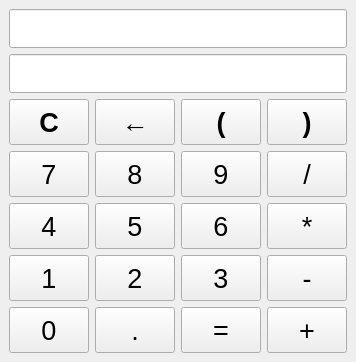
<?xml version="1.0" encoding="UTF-8"?>
<ui version="4.0">
 <class>MainWindow</class>
 <widget class="QMainWindow" name="MainWindow">
  <property name="geometry">
   <rect>
    <x>0</x>
    <y>0</y>
    <width>356</width>
    <height>362</height>
   </rect>
  </property>
  <property name="windowTitle">
   <string>MainWindow</string>
  </property>
  <widget class="QWidget" name="centralwidget">
   <layout class="QGridLayout" name="gridLayout">
    <item row="3" column="3">
     <widget class="QPushButton" name="pushButton_division">
      <property name="sizePolicy">
       <sizepolicy hsizetype="Preferred" vsizetype="Preferred">
        <horstretch>0</horstretch>
        <verstretch>0</verstretch>
       </sizepolicy>
      </property>
      <property name="font">
       <font>
        <pointsize>20</pointsize>
       </font>
      </property>
      <property name="text">
       <string>/</string>
      </property>
     </widget>
    </item>
    <item row="4" column="0">
     <widget class="QPushButton" name="pushButton04">
      <property name="sizePolicy">
       <sizepolicy hsizetype="Preferred" vsizetype="Preferred">
        <horstretch>0</horstretch>
        <verstretch>0</verstretch>
       </sizepolicy>
      </property>
      <property name="font">
       <font>
        <pointsize>20</pointsize>
       </font>
      </property>
      <property name="text">
       <string>4</string>
      </property>
     </widget>
    </item>
    <item row="6" column="0">
     <widget class="QPushButton" name="pushButton00">
      <property name="sizePolicy">
       <sizepolicy hsizetype="Preferred" vsizetype="Preferred">
        <horstretch>0</horstretch>
        <verstretch>0</verstretch>
       </sizepolicy>
      </property>
      <property name="font">
       <font>
        <pointsize>20</pointsize>
       </font>
      </property>
      <property name="text">
       <string>0</string>
      </property>
     </widget>
    </item>
    <item row="4" column="1">
     <widget class="QPushButton" name="pushButton05">
      <property name="sizePolicy">
       <sizepolicy hsizetype="Preferred" vsizetype="Preferred">
        <horstretch>0</horstretch>
        <verstretch>0</verstretch>
       </sizepolicy>
      </property>
      <property name="font">
       <font>
        <pointsize>20</pointsize>
       </font>
      </property>
      <property name="text">
       <string>5</string>
      </property>
     </widget>
    </item>
    <item row="4" column="2">
     <widget class="QPushButton" name="pushButton06">
      <property name="sizePolicy">
       <sizepolicy hsizetype="Preferred" vsizetype="Preferred">
        <horstretch>0</horstretch>
        <verstretch>0</verstretch>
       </sizepolicy>
      </property>
      <property name="font">
       <font>
        <pointsize>20</pointsize>
       </font>
      </property>
      <property name="text">
       <string>6</string>
      </property>
     </widget>
    </item>
    <item row="5" column="0">
     <widget class="QPushButton" name="pushButton01">
      <property name="sizePolicy">
       <sizepolicy hsizetype="Preferred" vsizetype="Preferred">
        <horstretch>0</horstretch>
        <verstretch>0</verstretch>
       </sizepolicy>
      </property>
      <property name="font">
       <font>
        <pointsize>20</pointsize>
       </font>
      </property>
      <property name="text">
       <string>1</string>
      </property>
     </widget>
    </item>
    <item row="2" column="3">
     <widget class="QPushButton" name="pushButton_right">
      <property name="sizePolicy">
       <sizepolicy hsizetype="Preferred" vsizetype="Preferred">
        <horstretch>0</horstretch>
        <verstretch>0</verstretch>
       </sizepolicy>
      </property>
      <property name="font">
       <font>
        <pointsize>20</pointsize>
        <bold>true</bold>
       </font>
      </property>
      <property name="text">
       <string>)</string>
      </property>
      <property name="iconSize">
       <size>
        <width>16</width>
        <height>16</height>
       </size>
      </property>
     </widget>
    </item>
    <item row="6" column="1">
     <widget class="QPushButton" name="pushButton_point">
      <property name="sizePolicy">
       <sizepolicy hsizetype="Preferred" vsizetype="Preferred">
        <horstretch>0</horstretch>
        <verstretch>0</verstretch>
       </sizepolicy>
      </property>
      <property name="font">
       <font>
        <pointsize>20</pointsize>
       </font>
      </property>
      <property name="text">
       <string>.</string>
      </property>
     </widget>
    </item>
    <item row="2" column="2">
     <widget class="QPushButton" name="pushButton_left">
      <property name="sizePolicy">
       <sizepolicy hsizetype="Preferred" vsizetype="Preferred">
        <horstretch>0</horstretch>
        <verstretch>0</verstretch>
       </sizepolicy>
      </property>
      <property name="font">
       <font>
        <pointsize>20</pointsize>
        <bold>true</bold>
       </font>
      </property>
      <property name="text">
       <string>(</string>
      </property>
      <property name="iconSize">
       <size>
        <width>16</width>
        <height>16</height>
       </size>
      </property>
     </widget>
    </item>
    <item row="4" column="3">
     <widget class="QPushButton" name="pushButton_multiple">
      <property name="sizePolicy">
       <sizepolicy hsizetype="Preferred" vsizetype="Preferred">
        <horstretch>0</horstretch>
        <verstretch>0</verstretch>
       </sizepolicy>
      </property>
      <property name="font">
       <font>
        <pointsize>20</pointsize>
       </font>
      </property>
      <property name="text">
       <string>*</string>
      </property>
     </widget>
    </item>
    <item row="2" column="1">
     <widget class="QPushButton" name="pushButton_backspace">
      <property name="sizePolicy">
       <sizepolicy hsizetype="Preferred" vsizetype="Preferred">
        <horstretch>0</horstretch>
        <verstretch>0</verstretch>
       </sizepolicy>
      </property>
      <property name="font">
       <font>
        <pointsize>20</pointsize>
        <bold>true</bold>
       </font>
      </property>
      <property name="text">
       <string>←</string>
      </property>
      <property name="iconSize">
       <size>
        <width>20</width>
        <height>20</height>
       </size>
      </property>
     </widget>
    </item>
    <item row="0" column="0" colspan="4">
     <widget class="QLineEdit" name="lineEdit_input">
      <property name="font">
       <font>
        <pointsize>20</pointsize>
       </font>
      </property>
      <property name="alignment">
       <set>Qt::AlignRight|Qt::AlignTrailing|Qt::AlignVCenter</set>
      </property>
     </widget>
    </item>
    <item row="6" column="2">
     <widget class="QPushButton" name="pushButton_equal">
      <property name="sizePolicy">
       <sizepolicy hsizetype="Preferred" vsizetype="Preferred">
        <horstretch>0</horstretch>
        <verstretch>0</verstretch>
       </sizepolicy>
      </property>
      <property name="font">
       <font>
        <pointsize>20</pointsize>
       </font>
      </property>
      <property name="text">
       <string>=</string>
      </property>
     </widget>
    </item>
    <item row="5" column="1">
     <widget class="QPushButton" name="pushButton02">
      <property name="sizePolicy">
       <sizepolicy hsizetype="Preferred" vsizetype="Preferred">
        <horstretch>0</horstretch>
        <verstretch>0</verstretch>
       </sizepolicy>
      </property>
      <property name="font">
       <font>
        <pointsize>20</pointsize>
       </font>
      </property>
      <property name="text">
       <string>2</string>
      </property>
     </widget>
    </item>
    <item row="3" column="1">
     <widget class="QPushButton" name="pushButton08">
      <property name="sizePolicy">
       <sizepolicy hsizetype="Preferred" vsizetype="Preferred">
        <horstretch>0</horstretch>
        <verstretch>0</verstretch>
       </sizepolicy>
      </property>
      <property name="font">
       <font>
        <pointsize>20</pointsize>
       </font>
      </property>
      <property name="text">
       <string>8</string>
      </property>
     </widget>
    </item>
    <item row="5" column="3">
     <widget class="QPushButton" name="pushButton_minus">
      <property name="sizePolicy">
       <sizepolicy hsizetype="Preferred" vsizetype="Preferred">
        <horstretch>0</horstretch>
        <verstretch>0</verstretch>
       </sizepolicy>
      </property>
      <property name="font">
       <font>
        <pointsize>20</pointsize>
       </font>
      </property>
      <property name="text">
       <string>-</string>
      </property>
     </widget>
    </item>
    <item row="2" column="0">
     <widget class="QPushButton" name="pushButton_clear">
      <property name="sizePolicy">
       <sizepolicy hsizetype="Preferred" vsizetype="Preferred">
        <horstretch>0</horstretch>
        <verstretch>0</verstretch>
       </sizepolicy>
      </property>
      <property name="font">
       <font>
        <pointsize>20</pointsize>
        <bold>true</bold>
       </font>
      </property>
      <property name="text">
       <string>C</string>
      </property>
     </widget>
    </item>
    <item row="3" column="2">
     <widget class="QPushButton" name="pushButton09">
      <property name="sizePolicy">
       <sizepolicy hsizetype="Preferred" vsizetype="Preferred">
        <horstretch>0</horstretch>
        <verstretch>0</verstretch>
       </sizepolicy>
      </property>
      <property name="font">
       <font>
        <pointsize>20</pointsize>
       </font>
      </property>
      <property name="text">
       <string>9</string>
      </property>
     </widget>
    </item>
    <item row="5" column="2">
     <widget class="QPushButton" name="pushButton03">
      <property name="sizePolicy">
       <sizepolicy hsizetype="Preferred" vsizetype="Preferred">
        <horstretch>0</horstretch>
        <verstretch>0</verstretch>
       </sizepolicy>
      </property>
      <property name="font">
       <font>
        <pointsize>20</pointsize>
       </font>
      </property>
      <property name="text">
       <string>3</string>
      </property>
     </widget>
    </item>
    <item row="1" column="0" colspan="4">
     <widget class="QLineEdit" name="lineEdit_output">
      <property name="font">
       <font>
        <pointsize>20</pointsize>
       </font>
      </property>
      <property name="alignment">
       <set>Qt::AlignRight|Qt::AlignTrailing|Qt::AlignVCenter</set>
      </property>
     </widget>
    </item>
    <item row="3" column="0">
     <widget class="QPushButton" name="pushButton07">
      <property name="sizePolicy">
       <sizepolicy hsizetype="Preferred" vsizetype="Preferred">
        <horstretch>0</horstretch>
        <verstretch>0</verstretch>
       </sizepolicy>
      </property>
      <property name="font">
       <font>
        <pointsize>20</pointsize>
       </font>
      </property>
      <property name="text">
       <string>7</string>
      </property>
     </widget>
    </item>
    <item row="6" column="3">
     <widget class="QPushButton" name="pushButton_plus">
      <property name="sizePolicy">
       <sizepolicy hsizetype="Preferred" vsizetype="Preferred">
        <horstretch>0</horstretch>
        <verstretch>0</verstretch>
       </sizepolicy>
      </property>
      <property name="font">
       <font>
        <pointsize>20</pointsize>
       </font>
      </property>
      <property name="text">
       <string>+</string>
      </property>
     </widget>
    </item>
   </layout>
  </widget>
 </widget>
 <resources/>
 <connections/>
</ui>
